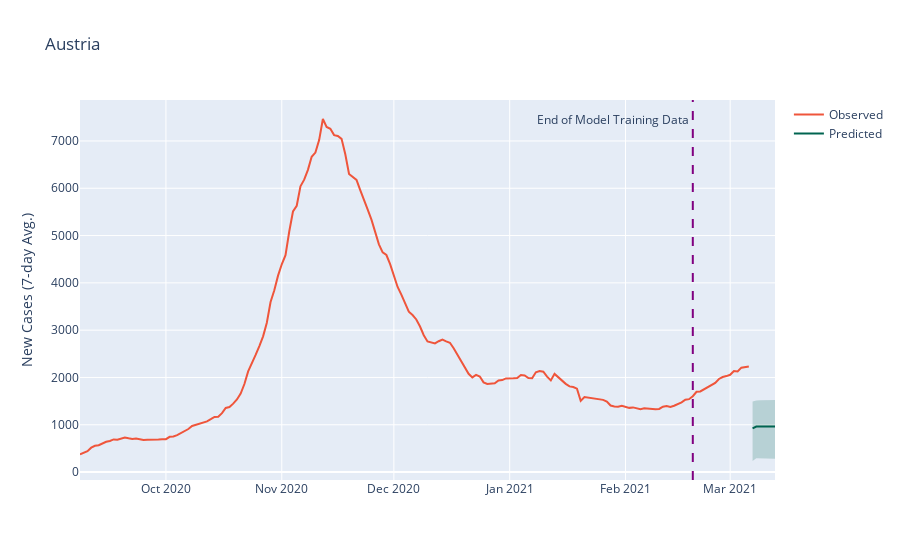

Notebook code cell kept with this figure:
### Code cell
figure.show();

### Figure 1 — Plotly figure (JSON) as saved in the notebook; plotly's stock layout.template omitted (floating-point values rounded to 4 significant figures; data arrays with more than 128 entries replaced by an {"elided": "..."} marker saying what was removed)
{"data": [{"fill": "toself", "fillcolor": "rgba(0,100,80,0.2)", "line": {"color": "rgba(255,255,255,0)"}, "showlegend": false, "type": "scatter", "x": {"elided": "374 str values"}, "y": {"elided": "374 float values"}}, {"name": "Observed", "showlegend": true, "type": "scatter", "x": {"elided": "187 str values"}, "y": {"elided": "187 float values"}}, {"line": {"color": "rgb(0,100,80)"}, "name": "Predicted", "type": "scatter", "x": {"elided": "187 str values"}, "y": {"elided": "187 float values"}}], "layout": {"annotations": [{"showarrow": false, "text": "End of Model Training Data", "x": "2021-02-19T00:00:00", "xshift": -80, "y": 7464.0}], "autosize": true, "shapes": [{"line": {"color": "purple", "dash": "dash", "width": 2}, "type": "line", "x0": "2021-02-19T00:00:00", "x1": "2021-02-19T00:00:00", "xref": "x", "y0": 0, "y1": 1, "yref": "y domain"}], "title": {"text": "Austria"}, "xaxis": {"autorange": true, "range": ["2020-09-08", "2021-03-13"], "title": {"text": ""}, "type": "date"}, "yaxis": {"autorange": true, "range": [-167.7, 7866.0], "title": {"text": "New Cases (7-day Avg.)"}, "type": "linear"}}}
